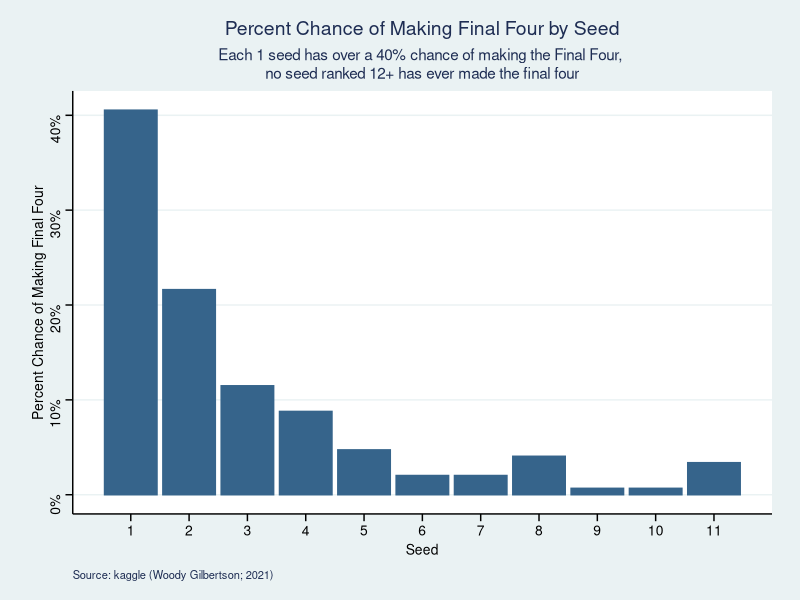

R code for this plot:
## ---- chunk 1
knitr::opts_chunk$set(echo = TRUE)
library(tidyverse)
library(dplyr)
library(ggthemes)
## ---- chunk 2
mm_data <- read_csv(file = "data_cleaned.csv")

#2022 data

last_year <- tribble(~WSEED, ~seed_total,
        1, 1,
        2, 1,
        2, 1,
        8, 1)

# filtering data to teams that have qualified for final four

data <- mm_data |> 
  filter(ROUND == 4) |> 
  group_by(WSEED) |> 
  summarize(seed_total = sum(WSEED) / WSEED)

#joining data to 2022 data

combined <- full_join(data, last_year)

# trying to get rid of repeat rows

combined |> 
  group_by(WSEED) |> 
  summarize(seed_total = sum(WSEED) / WSEED)

#not sure how to make it so there is only 1 "1" WSEED, and so forth. Will make a tibble instead. 

joined_data <- tribble(~WSEED, ~seed_total,
        1, 60, 
        2, 32,
        3, 17,
        4, 13, 
        5, 7, 
        6, 3,
        7, 3,
        8, 6,
        9, 1,
        10, 1,
        11, 5)

#making graph, used  fill = lightcyan4 and color = ivory4 originally

joined_data |> 
  ggplot(aes(x = WSEED, y = seed_total / 148)) +
    geom_col(fill = "steelblue4", color = "steelblue4") +
    scale_x_continuous(breaks = c(1, 2, 3, 4, 5, 6, 7, 8, 9, 10, 11)) +
  scale_y_continuous(labels = scales::percent_format()) + 
  theme_stata() + 
  labs(title = "Percent Chance of Making Final Four by Seed", 
       subtitle = "Each 1 seed has over a 40% chance of making the Final Four, \nno seed ranked 12+ has ever made the final four", 
       x = "Seed", 
       y = "Percent Chance of Making Final Four",
       caption = "Source: kaggle (Woody Gilbertson; 2021)")
  
